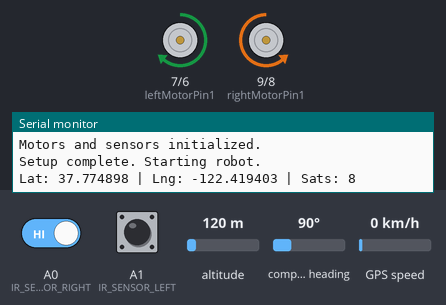
The sketch below on a simulated Arduino Uno, built with avr-gcc and run on an emulated ATmega328P. On the bench: motor-driver pin pairs drawn as motors (green arrow = first pin HIGH = forward, orange = second pin HIGH = backward, longer = more drive, scaled by the enable pin), the last lines printed to the serial monitor. The inputs (shaded band) are chosen by the test bench; at power-on: A0 (IR_SENSOR_RIGHT) HIGH, A1 (IR_SENSOR_LEFT) LOW, altitude 120 m, compass heading 90°, GPS speed 0 km/h. The GPS gets a fix after 3 s at 37.7749, -122.4194 with 8 satellites; the modem accepts every AT command (registered, SIM ready, sends succeed) and sends nothing else.

Above: at 3.2 s.
3.3 s: A0 (IR_SENSOR_RIGHT) driven LOW
At 3.7 s:
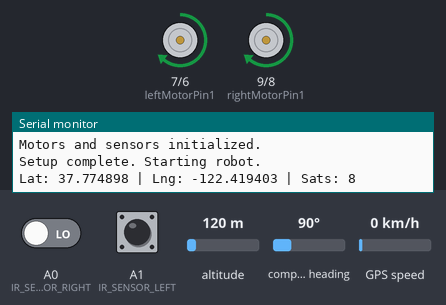
4.8 s: A1 (IR_SENSOR_LEFT) driven HIGH
At 6.0 s:
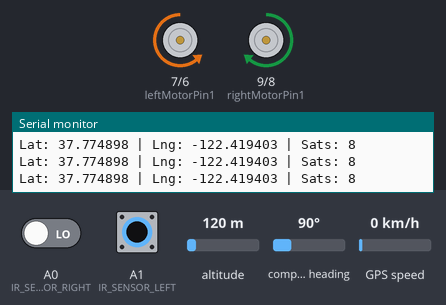
6.3 s: A0 (IR_SENSOR_RIGHT) driven HIGH
At 7.0 s:
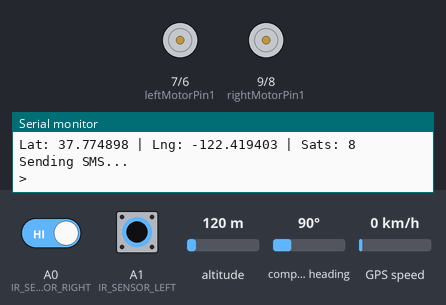
7.8 s: A1 (IR_SENSOR_LEFT) driven LOW
At 8.3 s:
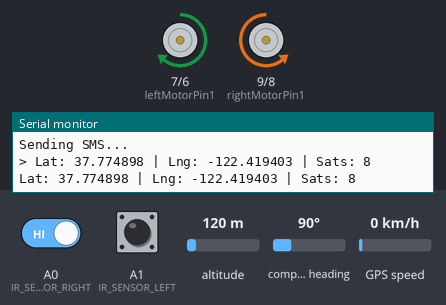
9.3 s: A1 (IR_SENSOR_LEFT) pulsed HIGH 2 times (0.12 s each, 0.3 s apart)
At 9.69 s:
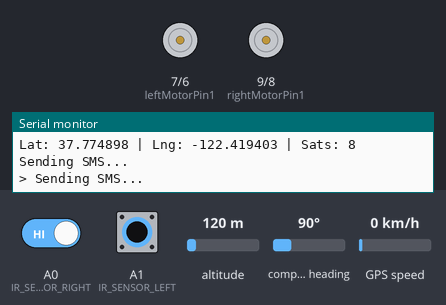
Timing chart, 0 to 12.3 s (numbered marks = the images above; inputs shaded):
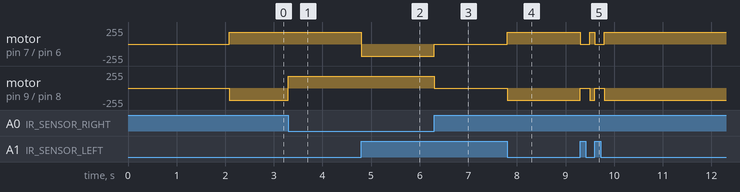

Measured:
- after the input at 3.3 s, motor on pin 9 (rightMotorPin1) / pin 8 (rightMotorPin2): backward 180/255 → forward 180/255 at once
- after the input at 4.8 s, motor on pin 7 (leftMotorPin1) / pin 6 (leftMotorPin2): forward 180/255 → backward 180/255 at once
- after the input at 6.3 s, motor on pin 7 (leftMotorPin1) / pin 6 (leftMotorPin2): backward 180/255 → stopped at once; motor on pin 9 (rightMotorPin1) / pin 8 (rightMotorPin2): forward 180/255 → stopped at once
- after the input at 7.8 s, motor on pin 7 (leftMotorPin1) / pin 6 (leftMotorPin2): stopped → forward 180/255 at once; motor on pin 9 (rightMotorPin1) / pin 8 (rightMotorPin2): stopped → backward 180/255 at once

The sketch:

mainCodeForCar.ino
```cpp
#include <TinyGPS++.h>
#include <SoftwareSerial.h>

// Pin Definitions
const int IR_SENSOR_RIGHT = A0;
const int IR_SENSOR_LEFT = A1;

// Motor Configuration
const int MOTOR_SPEED = 180;
const int enableRightMotor = 10;
const int rightMotorPin1 = 9;
const int rightMotorPin2 = 8;
const int enableLeftMotor = 5;
const int leftMotorPin1 = 7;
const int leftMotorPin2 = 6;

// GPS Module (using SoftwareSerial)
const int GPS_RX_PIN = 4;
const int GPS_TX_PIN = 3;
SoftwareSerial gpsSerial(GPS_RX_PIN, GPS_TX_PIN);
TinyGPSPlus gps;

// GSM Module (using SoftwareSerial)
const int GSM_RX_PIN = 11;
const int GSM_TX_PIN = 12;
SoftwareSerial gsmSerial(GSM_RX_PIN, GSM_TX_PIN);
const char* PHONE_NUMBER = "+918135801656";

// State variable to prevent sending multiple messages
bool messageSent = false;

// --- Function Prototypes ---
void updateSerial();
void rotateMotor(int rightMotorSpeed, int leftMotorSpeed);
void sendMessage(const String& message);
void stopAndSendLocation();
void followLine();
void updateGPS();
void displayGPSInfo();
void setupSerialComm();
void setupGPSModule();
void setupGSMModule();
void setupMotorsAndSensors();

// --- Main Setup ---
void setup() {
  setupSerialComm();
  setupGPSModule();
  setupGSMModule();
  setupMotorsAndSensors();
  Serial.println("Setup complete. Starting robot.");
}

// --- Main Loop ---
void loop() {
  updateGPS();
  followLine();
  displayGPSInfo(); // For debugging GPS data
}

// --- Setup Functions ---
void setupSerialComm() {
  Serial.begin(9600);
  Serial.println("Serial communication started.");
}

void setupGPSModule() {
  gpsSerial.begin(9600);
  Serial.println("GPS module initialized.");
}

void setupGSMModule() {
  gsmSerial.begin(9600);
  Serial.println("Initializing GSM module...");
  delay(1000);

  gsmSerial.println("AT");
  updateSerial();
  gsmSerial.println("AT+CMGF=1"); // Set SMS to text mode
  updateSerial();
  Serial.println("GSM module ready.");
}

void setupMotorsAndSensors() {
  pinMode(enableRightMotor, OUTPUT);
  pinMode(rightMotorPin1, OUTPUT);
  pinMode(rightMotorPin2, OUTPUT);
  pinMode(enableLeftMotor, OUTPUT);
  pinMode(leftMotorPin1, OUTPUT);
  pinMode(leftMotorPin2, OUTPUT);

  pinMode(IR_SENSOR_RIGHT, INPUT);
  pinMode(IR_SENSOR_LEFT, INPUT);

  // Increasing PWM frequency allows for smoother motor control at lower speeds.
  // Note: Pin 5 (Timer0) and Pin 10 (Timer1) are on different timers,
  // resulting in different PWM frequencies, but both are higher than default.
  TCCR0B = (TCCR0B & 0b11111000) | 0b00000010; // Set PWM frequency for pin 5 to ~7.8 kHz
  TCCR1B = (TCCR1B & 0b11111000) | 0b00000010; // Set PWM frequency for pin 10 to ~3.9 kHz

  Serial.println("Motors and sensors initialized.");
  rotateMotor(0, 0); // Start with motors stopped
}


// --- Core Logic ---
void updateGPS() {
  while (gpsSerial.available() > 0) {
    gps.encode(gpsSerial.read());
  }
}

void followLine() {
  int rightIRSensorValue = digitalRead(IR_SENSOR_RIGHT);
  int leftIRSensorValue = digitalRead(IR_SENSOR_LEFT);

  // Assuming HIGH means the sensor is on the black line
  if (rightIRSensorValue == LOW && leftIRSensorValue == LOW) {
    rotateMotor(MOTOR_SPEED, MOTOR_SPEED); // Go straight
    messageSent = false;
  } else if (rightIRSensorValue == HIGH && leftIRSensorValue == LOW) {
    rotateMotor(-MOTOR_SPEED, MOTOR_SPEED); // Turn right
    messageSent = false;
  } else if (rightIRSensorValue == LOW && leftIRSensorValue == HIGH) {
    rotateMotor(MOTOR_SPEED, -MOTOR_SPEED); // Turn left
    messageSent = false;
  } else {
    stopAndSendLocation(); // Both sensors on black: stop
  }
}

void stopAndSendLocation() {
  rotateMotor(0, 0);
  if (!messageSent) {
    String message = "Car stopped. ";
    if (gps.location.isValid()) {
      message += "GPS: " + String(gps.location.lat(), 6) + "," + String(gps.location.lng(), 6);
    } else {
      message += "GPS location not available.";
    }
    sendMessage(message);
    messageSent = true;
  }
}

// --- Helper Functions ---
void sendMessage(const String& message) {
  Serial.println("Sending SMS...");
  gsmSerial.print("AT+CMGS=\"");
  gsmSerial.print(PHONE_NUMBER);
  gsmSerial.println("\"");
  updateSerial();
  gsmSerial.print(message);
  updateSerial();
  gsmSerial.write(26); // ASCII for Ctrl+Z to send the message
}

void rotateMotor(int rightMotorSpeed, int leftMotorSpeed) {
  // Right Motor
  if (rightMotorSpeed < 0) {
    digitalWrite(rightMotorPin1, LOW);
    digitalWrite(rightMotorPin2, HIGH);
  } else if (rightMotorSpeed > 0) {
    digitalWrite(rightMotorPin1, HIGH);
    digitalWrite(rightMotorPin2, LOW);
  } else {
    digitalWrite(rightMotorPin1, LOW);
    digitalWrite(rightMotorPin2, LOW);
  }

  // Left Motor
  if (leftMotorSpeed < 0) {
    digitalWrite(leftMotorPin1, LOW);
    digitalWrite(leftMotorPin2, HIGH);
  } else if (leftMotorSpeed > 0) {
    digitalWrite(leftMotorPin1, HIGH);
    digitalWrite(leftMotorPin2, LOW);
  } else {
    digitalWrite(leftMotorPin1, LOW);
    digitalWrite(leftMotorPin2, LOW);
  }
  analogWrite(enableRightMotor, abs(rightMotorSpeed));
  analogWrite(enableLeftMotor, abs(leftMotorSpeed));
}

void displayGPSInfo() {
  if (gps.location.isUpdated()) {
    Serial.print("Lat: "); Serial.print(gps.location.lat(), 6);
    Serial.print(" | Lng: "); Serial.print(gps.location.lng(), 6);
    Serial.print(" | Sats: "); Serial.println(gps.satellites.value());
  }
}

void updateSerial() {
  delay(500);
  while (Serial.available()) {
    gsmSerial.write(Serial.read());
  }
  while (gsmSerial.available()) {
    Serial.write(gsmSerial.read());
  }
}
```
